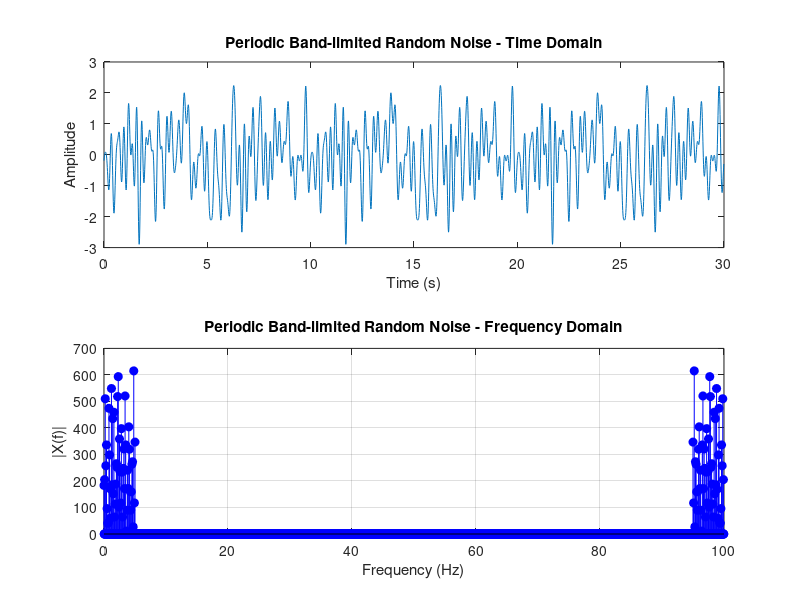

The MATLAB script that drew this image:
% Task 1.7.3 - Periodic Band-limited Random Noise
% Requirements: Generate a white noise signal.
% Set all DFT components beyond 5 Hz to zero.
% Use inverse FFT to create the time domain signal.
% Set desired RMS to 1.
% Concatenate multiple periods to create a periodic signal.
% Plot in: Time domain (seconds) and Frequency domain (Hz)

% Parameters
fs = 100;                % Sampling frequency (Hz)
N = 1000;                 % Number of samples
f_cutoff = 5;             % Cutoff frequency (Hz)
RMS_des = 1;              % Desired RMS value

% Generate white Gaussian noise
x = randn(1, N);

% Compute DFT
X = fft(x);

% Zero out frequencies above 5 Hz
f = (0:N-1) * (fs/N);
X(f > f_cutoff) = 0;

% Inverse FFT to get band-limited noise
x_bandlimited = real(ifft(X) * N);

% Scale to desired RMS
RMS_x = sqrt(mean(x_bandlimited.^2));
x_bandlimited = x_bandlimited * (RMS_des / RMS_x);

% Repeat to make periodic
x_periodic = repmat(x_bandlimited, 1, 3);  % Repeat 3 periods

% Compute DFT of periodic signal (for checking leakage)
X_periodic = fft(x_periodic);

% Frequency axis for repeated signal
N_periodic = length(x_periodic);
f_periodic = (0:N_periodic-1) * (fs/N_periodic);
t_periodic = (0:N_periodic-1) / fs;

% ====== PLOTS ======
figure;

% Time domain plot (periodic noise)
subplot(2,1,1);
plot(t_periodic, x_periodic);
xlabel('Time (s)');
ylabel('Amplitude');
title('Periodic Band-limited Random Noise - Time Domain');

% Frequency domain plot
subplot(2,1,2);
stem(f_periodic, abs(X_periodic), 'b', 'filled');
xlabel('Frequency (Hz)');
ylabel('|X(f)|');
title('Periodic Band-limited Random Noise - Frequency Domain');
grid on;

% Confirm RMS
disp(['Final RMS: ', num2str(sqrt(mean(x_periodic.^2)))]);

% This gives us periodic band-limited noise with controlled RMS.
% The periodic nature ensures no leakage when taking DFT.
% The frequency plot should show a clear cutoff at 5 Hz.